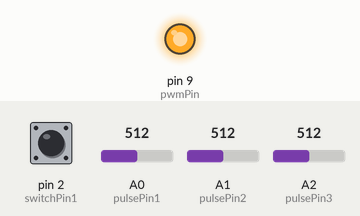
Bench run of a sketch on a simulated Arduino Uno, built with avr-gcc and run on an emulated ATmega328P. Parts: output pins drawn as LEDs (lit = HIGH). Inputs (shaded band) come from the test bench; at power-on: pin 2 (switchPin1) HIGH, A0 (pulsePin1) = 512, A1 (pulsePin2) = 512, A2 (pulsePin3) = 512. What the sketch prints to the serial monitor is not drawn.

Above: at 0.1 s.
Timing chart, 0 to 1.6 s (numbered marks = the images above):
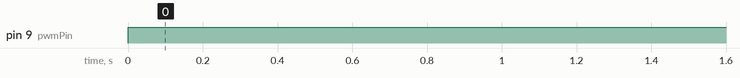

The sketch:

nc_3input_with_sw.ino
```cpp
// Nail conductor 3input with 1switch.

int pulsePin1 = 0;                // Pulse Sensor analog pin
int pulsePin2 = 1;                // Pulse Sensor analog pin
int pulsePin3 = 2;                // Pulse Sensor analog pin

int switchPin1 = 2;               // used input switch pin

int pwmPin = 9;  // PWM出力させるピン番号を指定

volatile int Switch_push;
volatile int Signal1;             // holds the incoming raw data
volatile int Signal2;             // holds the incoming raw data
volatile int Signal3;             // holds the incoming raw data

int DUTY = 255 * 1.0;   // デューティー比を指定(0~255)
int DELAY = 10;

void setup() {
  // No. 9/10 Pin ベースクロック変更
  //  TCCR1B = (TCCR1B & 0b11111000) | 0x01; //31.373kHz
  TCCR1B = (TCCR1B & 0b11111000) | 0x02; // 3.921kHz
  //  TCCR1B = (TCCR1B & 0b11111000) | 0x03; //   490.2Hz
  //  TCCR1B = (TCCR1B & 0b11111000) | 0x04; //   122.6Hz
  //  TCCR1B = (TCCR1B & 0b11111000) | 0x05; //    30.6kHz

  pinMode(switchPin1, INPUT_PULLUP);
  pinMode(pwmPin, OUTPUT);  // PWM出力用設定

  Serial.begin(115200);
  while (!Serial);
  //  Serial.println("Ready!");
}

void loop() {
  Switch_push = !digitalRead(switchPin1); // Switchが押されたか

  analogWrite(pwmPin, DUTY);  // 指定ピンにアナログ値(PWM)を出力

  Signal1 = Signal2 = Signal3 = 0;

  Signal1 = analogRead(pulsePin1);// / 1.024;      // read the Pulse Sensor
  Signal2 = analogRead(pulsePin2);// / 1.024;      // read the Pulse Sensor
  Signal3 = analogRead(pulsePin3);// / 1.024;      // read the Pulse Sensor

  serialOutput();
  delay(DELAY);
}

void serialOutput() {  // Output Serial Raw data.
  Serial.print(Signal1);
  Serial.print(",");
  Serial.print(Signal2);
  Serial.print(",");
  Serial.print(Signal3);
  Serial.print(",");
  Serial.println(Switch_push);
}
```

Measured:
- by itself, pin 9 (pwmPin): LOW → HIGH at 0.00 s
